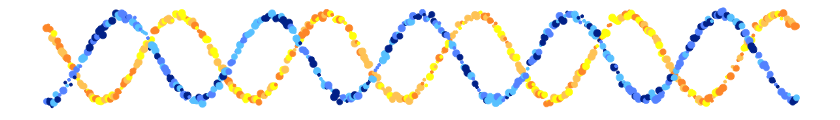

This chart was generated by the following R code:
library(ggplot2)
y <- sin(seq(1,15*pi,by = 0.05))
y <- y + runif(length(y))
d = data.frame(x = 1:length(y), y)

png(filename = "~/lfjover.github.io/figures/banner.png", width = 840, height = 120)
p <- ggplot(aes(x,y),data =d) + geom_line(size = 1) + 
  stat_smooth(method = "lm", formula = y ~ poly(x,20), size = 1) +
  theme(axis.ticks=element_blank(), axis.title = element_blank(), axis.text = element_blank())
print(p)
dev.off()

n <- 200
x1 <- seq(-5*pi,5*pi, length.out = n )
y1 <- sin(x1-pi/4) + rnorm(n,0,0.05)
y2 <- cos(x1) + rnorm(n,0,0.05)
siz <- sample(3,n*2, replace = TRUE)
c1 <- sample(3,n, replace = TRUE)
c2 <- sample(4:6,n, replace = TRUE)

d2 <- data.frame(x = c(x1,x1),y=c(y1,y2),col = c(c1,c2),siz)
p<-ggplot(data =d2) + geom_point(aes(x,y,size = siz,color = factor(col)))  + 
  scale_color_manual(values = c('#FFFF00','#FFCC66','#FF9933','#003399','#6699FF','#66CCFF')) +
  scale_size_continuous(range = c(1, 3)) + theme_bw()+
  theme(axis.ticks=element_blank(), axis.title = element_blank(),
        axis.text = element_blank(),
        panel.border = element_blank(),
        panel.background = element_blank(),
        panel.grid.major = element_blank(),
        panel.grid.minor = element_blank(),
        legend.position = 'none')
p

png(filename = "~/lfjover.github.io/figures/banner.png", width = 840, height = 120)
p
dev.off()